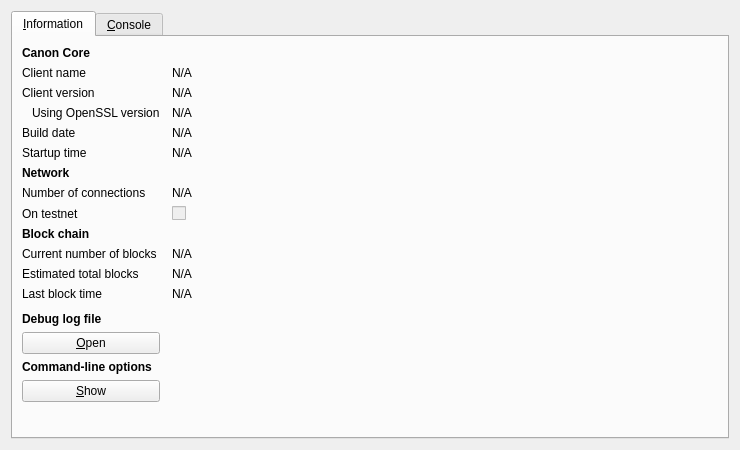
<?xml version="1.0" encoding="UTF-8"?>
<ui version="4.0">
 <class>RPCConsole</class>
 <widget class="QDialog" name="RPCConsole">
  <property name="geometry">
   <rect>
    <x>0</x>
    <y>0</y>
    <width>740</width>
    <height>450</height>
   </rect>
  </property>
  <property name="windowTitle">
   <string>Canon - Debug window</string>
  </property>
  <layout class="QVBoxLayout" name="verticalLayout_2">
   <item>
    <widget class="QTabWidget" name="tabWidget">
     <property name="currentIndex">
      <number>0</number>
     </property>
     <widget class="QWidget" name="tab_info">
      <attribute name="title">
       <string>&amp;Information</string>
      </attribute>
      <layout class="QGridLayout" name="gridLayout" columnstretch="0,1">
       <property name="horizontalSpacing">
        <number>12</number>
       </property>
       <item row="0" column="0">
        <widget class="QLabel" name="label_9">
         <property name="font">
          <font>
           <weight>75</weight>
           <bold>true</bold>
          </font>
         </property>
         <property name="text">
          <string>Canon Core</string>
         </property>
        </widget>
       </item>
       <item row="1" column="0">
        <widget class="QLabel" name="label_5">
         <property name="text">
          <string>Client name</string>
         </property>
        </widget>
       </item>
       <item row="1" column="1">
        <widget class="QLabel" name="clientName">
         <property name="cursor">
          <cursorShape>IBeamCursor</cursorShape>
         </property>
         <property name="text">
          <string>N/A</string>
         </property>
         <property name="textFormat">
          <enum>Qt::PlainText</enum>
         </property>
         <property name="textInteractionFlags">
          <set>Qt::LinksAccessibleByMouse|Qt::TextSelectableByKeyboard|Qt::TextSelectableByMouse</set>
         </property>
        </widget>
       </item>
       <item row="2" column="0">
        <widget class="QLabel" name="label_6">
         <property name="text">
          <string>Client version</string>
         </property>
        </widget>
       </item>
       <item row="2" column="1">
        <widget class="QLabel" name="clientVersion">
         <property name="cursor">
          <cursorShape>IBeamCursor</cursorShape>
         </property>
         <property name="text">
          <string>N/A</string>
         </property>
         <property name="textFormat">
          <enum>Qt::PlainText</enum>
         </property>
         <property name="textInteractionFlags">
          <set>Qt::LinksAccessibleByMouse|Qt::TextSelectableByKeyboard|Qt::TextSelectableByMouse</set>
         </property>
        </widget>
       </item>
       <item row="3" column="0">
        <widget class="QLabel" name="label_14">
         <property name="text">
          <string>Using OpenSSL version</string>
         </property>
         <property name="indent">
          <number>10</number>
         </property>
        </widget>
       </item>
       <item row="3" column="1">
        <widget class="QLabel" name="openSSLVersion">
         <property name="cursor">
          <cursorShape>IBeamCursor</cursorShape>
         </property>
         <property name="text">
          <string>N/A</string>
         </property>
         <property name="textFormat">
          <enum>Qt::PlainText</enum>
         </property>
         <property name="textInteractionFlags">
          <set>Qt::LinksAccessibleByMouse|Qt::TextSelectableByKeyboard|Qt::TextSelectableByMouse</set>
         </property>
        </widget>
       </item>
       <item row="4" column="0">
        <widget class="QLabel" name="label_12">
         <property name="text">
          <string>Build date</string>
         </property>
        </widget>
       </item>
       <item row="4" column="1">
        <widget class="QLabel" name="buildDate">
         <property name="cursor">
          <cursorShape>IBeamCursor</cursorShape>
         </property>
         <property name="text">
          <string>N/A</string>
         </property>
         <property name="textFormat">
          <enum>Qt::PlainText</enum>
         </property>
         <property name="textInteractionFlags">
          <set>Qt::LinksAccessibleByMouse|Qt::TextSelectableByKeyboard|Qt::TextSelectableByMouse</set>
         </property>
        </widget>
       </item>
       <item row="5" column="0">
        <widget class="QLabel" name="label_13">
         <property name="text">
          <string>Startup time</string>
         </property>
        </widget>
       </item>
       <item row="5" column="1">
        <widget class="QLabel" name="startupTime">
         <property name="cursor">
          <cursorShape>IBeamCursor</cursorShape>
         </property>
         <property name="text">
          <string>N/A</string>
         </property>
         <property name="textFormat">
          <enum>Qt::PlainText</enum>
         </property>
         <property name="textInteractionFlags">
          <set>Qt::LinksAccessibleByMouse|Qt::TextSelectableByKeyboard|Qt::TextSelectableByMouse</set>
         </property>
        </widget>
       </item>
       <item row="6" column="0">
        <widget class="QLabel" name="label_11">
         <property name="font">
          <font>
           <weight>75</weight>
           <bold>true</bold>
          </font>
         </property>
         <property name="text">
          <string>Network</string>
         </property>
        </widget>
       </item>
       <item row="7" column="0">
        <widget class="QLabel" name="label_7">
         <property name="text">
          <string>Number of connections</string>
         </property>
        </widget>
       </item>
       <item row="7" column="1">
        <widget class="QLabel" name="numberOfConnections">
         <property name="cursor">
          <cursorShape>IBeamCursor</cursorShape>
         </property>
         <property name="text">
          <string>N/A</string>
         </property>
         <property name="textFormat">
          <enum>Qt::PlainText</enum>
         </property>
         <property name="textInteractionFlags">
          <set>Qt::LinksAccessibleByMouse|Qt::TextSelectableByKeyboard|Qt::TextSelectableByMouse</set>
         </property>
        </widget>
       </item>
       <item row="8" column="0">
        <widget class="QLabel" name="label_8">
         <property name="text">
          <string>On testnet</string>
         </property>
        </widget>
       </item>
       <item row="8" column="1">
        <widget class="QCheckBox" name="isTestNet">
         <property name="enabled">
          <bool>false</bool>
         </property>
         <property name="text">
          <string/>
         </property>
        </widget>
       </item>
       <item row="9" column="0">
        <widget class="QLabel" name="label_10">
         <property name="font">
          <font>
           <weight>75</weight>
           <bold>true</bold>
          </font>
         </property>
         <property name="text">
          <string>Block chain</string>
         </property>
        </widget>
       </item>
       <item row="10" column="0">
        <widget class="QLabel" name="label_3">
         <property name="text">
          <string>Current number of blocks</string>
         </property>
        </widget>
       </item>
       <item row="10" column="1">
        <widget class="QLabel" name="numberOfBlocks">
         <property name="cursor">
          <cursorShape>IBeamCursor</cursorShape>
         </property>
         <property name="text">
          <string>N/A</string>
         </property>
         <property name="textFormat">
          <enum>Qt::PlainText</enum>
         </property>
         <property name="textInteractionFlags">
          <set>Qt::LinksAccessibleByMouse|Qt::TextSelectableByKeyboard|Qt::TextSelectableByMouse</set>
         </property>
        </widget>
       </item>
       <item row="11" column="0">
        <widget class="QLabel" name="label_4">
         <property name="text">
          <string>Estimated total blocks</string>
         </property>
        </widget>
       </item>
       <item row="11" column="1">
        <widget class="QLabel" name="totalBlocks">
         <property name="cursor">
          <cursorShape>IBeamCursor</cursorShape>
         </property>
         <property name="text">
          <string>N/A</string>
         </property>
         <property name="textFormat">
          <enum>Qt::PlainText</enum>
         </property>
         <property name="textInteractionFlags">
          <set>Qt::LinksAccessibleByMouse|Qt::TextSelectableByKeyboard|Qt::TextSelectableByMouse</set>
         </property>
        </widget>
       </item>
       <item row="12" column="0">
        <widget class="QLabel" name="label_2">
         <property name="text">
          <string>Last block time</string>
         </property>
        </widget>
       </item>
       <item row="12" column="1">
        <widget class="QLabel" name="lastBlockTime">
         <property name="cursor">
          <cursorShape>IBeamCursor</cursorShape>
         </property>
         <property name="text">
          <string>N/A</string>
         </property>
         <property name="textFormat">
          <enum>Qt::PlainText</enum>
         </property>
         <property name="textInteractionFlags">
          <set>Qt::LinksAccessibleByMouse|Qt::TextSelectableByKeyboard|Qt::TextSelectableByMouse</set>
         </property>
        </widget>
       </item>
       <item row="13" column="0">
        <spacer name="verticalSpacer_2">
         <property name="orientation">
          <enum>Qt::Vertical</enum>
         </property>
         <property name="sizeHint" stdset="0">
          <size>
           <width>20</width>
           <height>20</height>
          </size>
         </property>
        </spacer>
       </item>
       <item row="14" column="0">
        <widget class="QLabel" name="labelDebugLogfile">
         <property name="font">
          <font>
           <weight>75</weight>
           <bold>true</bold>
          </font>
         </property>
         <property name="text">
          <string>Debug log file</string>
         </property>
        </widget>
       </item>
       <item row="15" column="0">
        <widget class="QPushButton" name="openDebugLogfileButton">
         <property name="toolTip">
          <string>Open the Canon debug log file from the current data directory. This can take a few seconds for large log files.</string>
         </property>
         <property name="text">
          <string>&amp;Open</string>
         </property>
         <property name="autoDefault">
          <bool>false</bool>
         </property>
        </widget>
       </item>
       <item row="16" column="0">
        <widget class="QLabel" name="labelCLOptions">
         <property name="font">
          <font>
           <weight>75</weight>
           <bold>true</bold>
          </font>
         </property>
         <property name="text">
          <string>Command-line options</string>
         </property>
        </widget>
       </item>
       <item row="17" column="0">
        <widget class="QPushButton" name="showCLOptionsButton">
         <property name="toolTip">
          <string>Show the Canon-Qt help message to get a list with possible Bitcoin command-line options.</string>
         </property>
         <property name="text">
          <string>&amp;Show</string>
         </property>
         <property name="autoDefault">
          <bool>false</bool>
         </property>
        </widget>
       </item>
       <item row="18" column="0">
        <spacer name="verticalSpacer">
         <property name="orientation">
          <enum>Qt::Vertical</enum>
         </property>
         <property name="sizeHint" stdset="0">
          <size>
           <width>20</width>
           <height>40</height>
          </size>
         </property>
        </spacer>
       </item>
      </layout>
     </widget>
     <widget class="QWidget" name="tab_console">
      <attribute name="title">
       <string>&amp;Console</string>
      </attribute>
      <layout class="QVBoxLayout" name="verticalLayout_3">
       <property name="spacing">
        <number>3</number>
       </property>
       <item>
        <widget class="QTextEdit" name="messagesWidget">
         <property name="minimumSize">
          <size>
           <width>0</width>
           <height>100</height>
          </size>
         </property>
         <property name="readOnly">
          <bool>true</bool>
         </property>
         <property name="tabKeyNavigation" stdset="0">
          <bool>false</bool>
         </property>
         <property name="columnCount" stdset="0">
          <number>2</number>
         </property>
        </widget>
       </item>
       <item>
        <layout class="QHBoxLayout" name="horizontalLayout">
         <property name="spacing">
          <number>3</number>
         </property>
         <item>
          <widget class="QLabel" name="label">
           <property name="text">
            <string notr="true">&gt;</string>
           </property>
          </widget>
         </item>
         <item>
          <widget class="QLineEdit" name="lineEdit"/>
         </item>
         <item>
          <widget class="QPushButton" name="clearButton">
           <property name="maximumSize">
            <size>
             <width>24</width>
             <height>24</height>
            </size>
           </property>
           <property name="toolTip">
            <string>Clear console</string>
           </property>
           <property name="text">
            <string/>
           </property>
           <property name="icon">
            <iconset resource="../bitcoin.qrc">
             <normaloff>:/icons/remove</normaloff>:/icons/remove</iconset>
           </property>
           <property name="shortcut">
            <string notr="true">Ctrl+L</string>
           </property>
           <property name="autoDefault">
            <bool>false</bool>
           </property>
          </widget>
         </item>
        </layout>
       </item>
      </layout>
     </widget>
    </widget>
   </item>
  </layout>
 </widget>
 <resources>
  <include location="../bitcoin.qrc"/>
 </resources>
 <connections/>
</ui>
